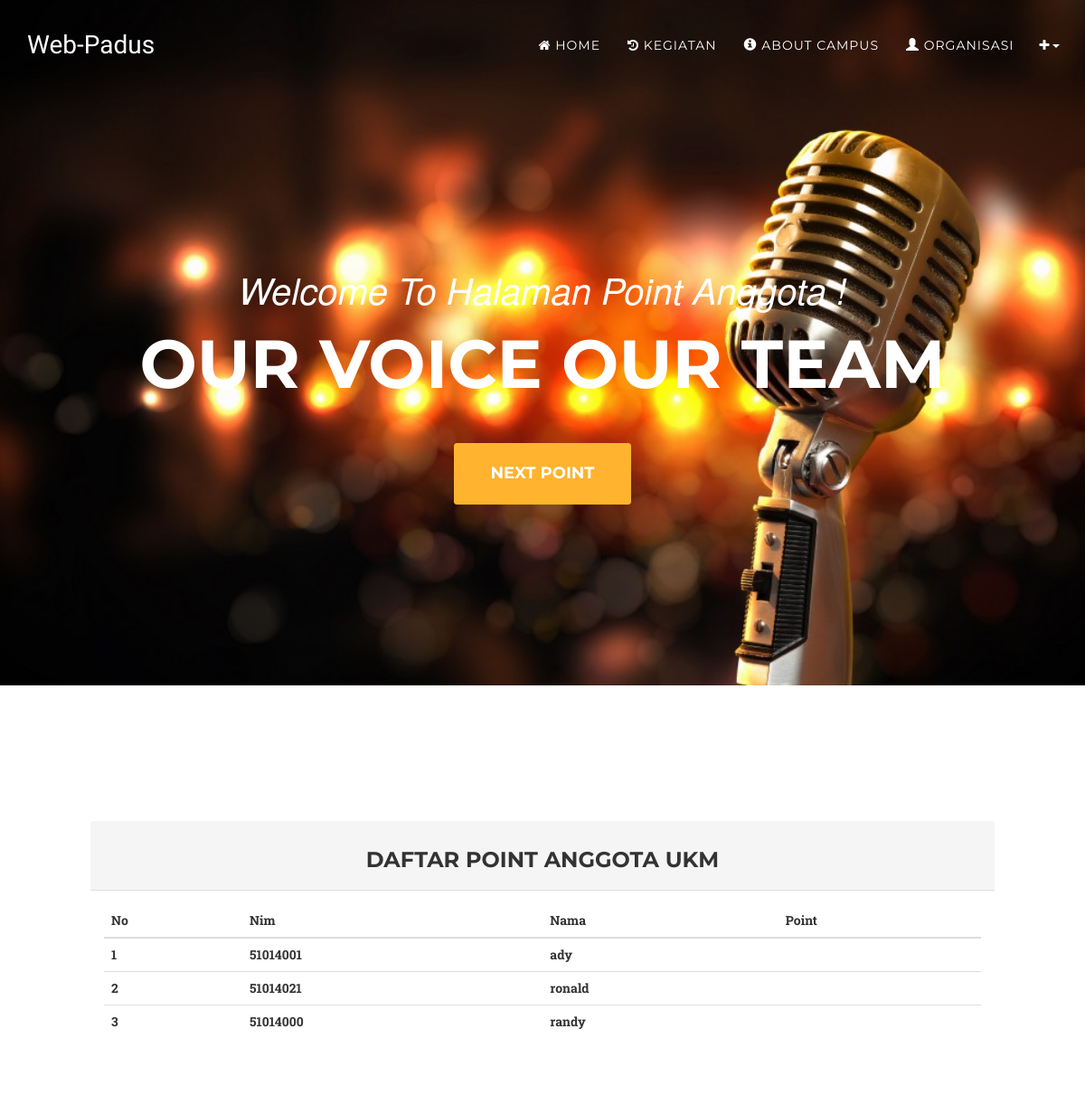
Before: /index.php/point with the older database file.
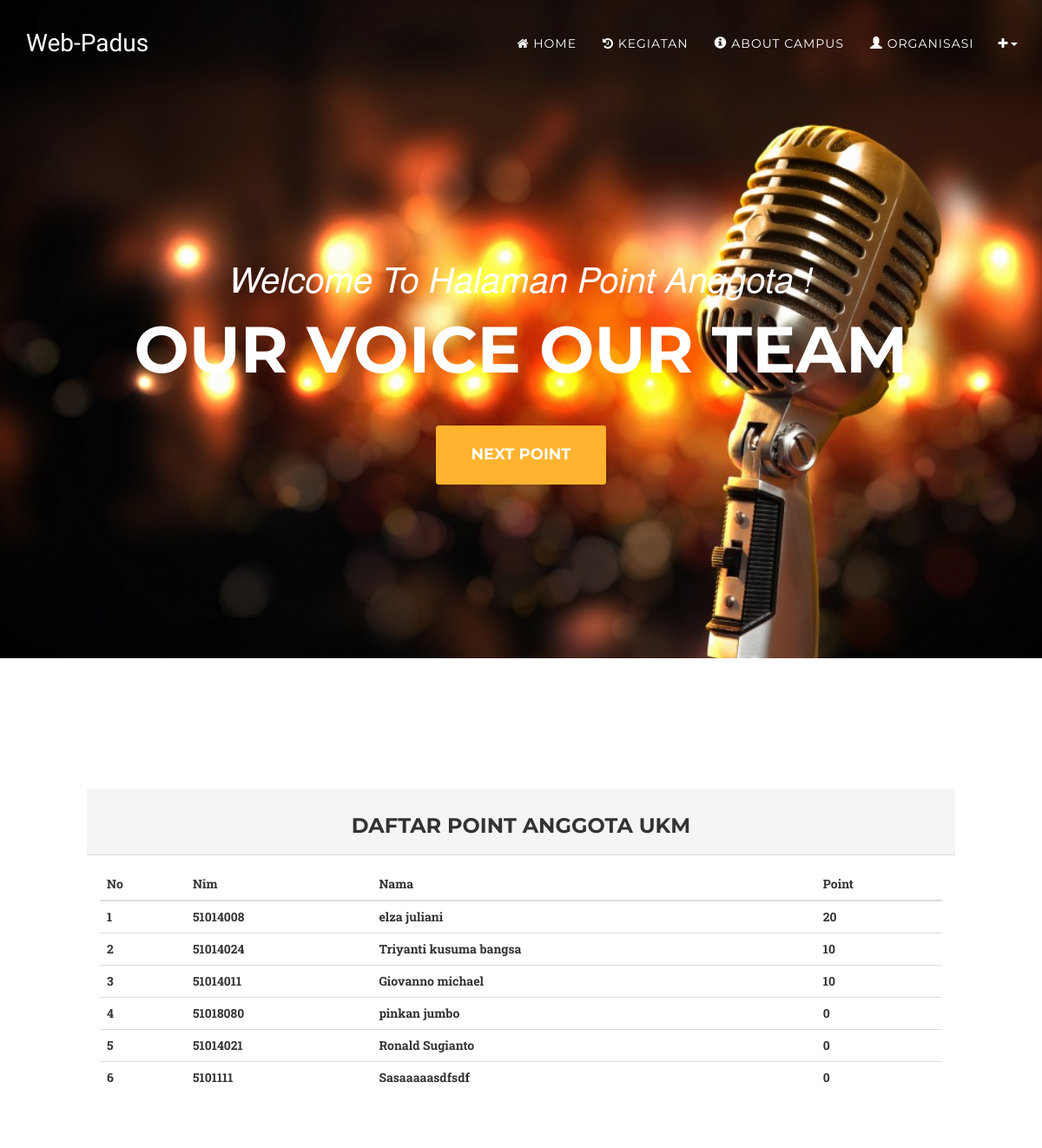
After: the same page with the newer database file.
### tables this page shows
CREATE TABLE `anggotaukm` (
  `id` int(11) NOT NULL,
  `nim` int(10) NOT NULL,
  `nama` varchar(60) NOT NULL,
  `jurusan` varchar(32) NOT NULL,
  `email` varchar(60) NOT NULL,
  `point` int(5) NOT NULL,
  `status` varchar(12) NOT NULL
);

### application/controllers/Point.php (called while the page is built, shortened)
<?php
class Point extends CI_Controller {
public function __construct(){
	$this->load->model('Akun_model');
}
	public function index()
	{
		$data['akun'] = $this->Akun_model->view_point();
		$this->load->view('templates/header');
		$data['judul'] = "Welcome To Halaman Point Anggota !";
		$this->load->view('templates/headernav');
		$this->load->view('templates/navindex');
		$this->load->view('templates/footernav', $data);
		$this->load->view('point');
		$this->load->view('templates/footer');
	}
}

### index.php (called while the page is built, shortened)
<?php
require_once BASEPATH.'core/CodeIgniter.php';

### application/models/Akun_model.php (called while the page is built, shortened)
<?php
class Akun_model extends CI_Model{
	public function view_point(){
		$this->db->order_by('point','desc');
		$query =  $this->db->get('anggotaukm');
		return $query->result_array();
	}
}
?>

### application/views/point.php (the view)
               <a href="#point" class="page-scroll btn btn-xl">Next Point</a>
            </div>
        </div>
    </header>
    <section id="point">
   <div id="wrapper">
            <div class="row">
                <div class="col-lg-12">
                    <div class="panel1 panel-default">
                        <div class="panel-heading">
                         <h3>   Daftar Point Anggota UKM </h3>
                        </div>
                        <div class="panel-body">
                            <div class="table-responsive">
                                <table class="table table-hover">
                                    <thead>
                                        <tr>
                                            <th>No</th>
											<th>Nim</th>
	                                        <th>Nama</th>
	                                        <th>Point</th>
                                        </tr>
                                    </thead>
                                    <tbody>
                                    <?php  $no = 1; foreach ($akun as $perakun) { ?>
                                        <tr>
                                            <th><?php echo $no++ ?></th>
                                            <th><?= $perakun['nim']; ?></th>
                                            <th><?= $perakun['nama']; ?></th>
                                            <th><?= $perakun['point']; ?></th>
                                        </tr>
                                     <?php } ?>
                                    </tbody>
                                </table>
                            </div>
                        </div>
                    </div>
                </div>
            </div>
<br><br>
    </section>

Changed rows visible on the page:
removed anggotaukm: nim "51014001", nama "ady"
removed anggotaukm: nim "51014021", nama "ronald"
removed anggotaukm: nim "51014000", nama "randy"
added anggotaukm: nim "51014008", nama "elza juliani", point "20"
added anggotaukm: nim "51014024", nama "Triyanti kusuma bangsa", point "10"
added anggotaukm: nim "51014011", nama "Giovanno michael", point "10"
added anggotaukm: nim "51018080", nama "pinkan jumbo", point "0"
added anggotaukm: nim "51014021", nama "Ronald Sugianto", point "0"
added anggotaukm: nim "5101111", nama "Sasaaaaasdfsdf", point "0"
